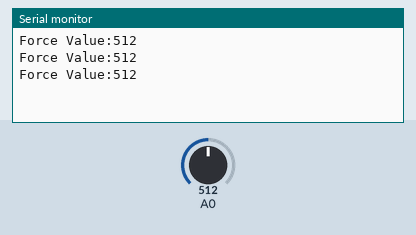
This sketch was run on a simulated Arduino Uno, built with avr-gcc and run on an emulated ATmega328P. Parts: the last lines printed to the serial monitor. Inputs (shaded band) come from the test bench; at power-on: A0 = 512.

Above: at 1.3 s.
1.4 s: A0 set to 716
At 1.9 s:
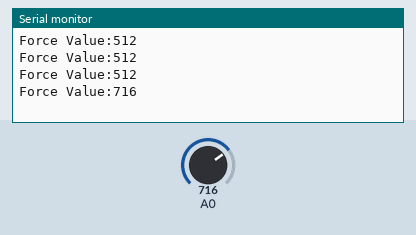
2.9 s: A0 set to 900
At 3.4 s:
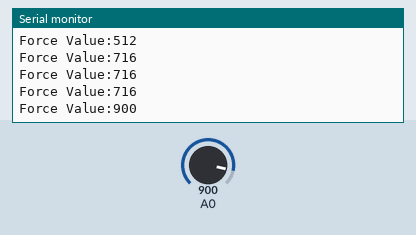
Timing chart, 0 to 5.9 s (numbered marks = the images above; inputs shaded):
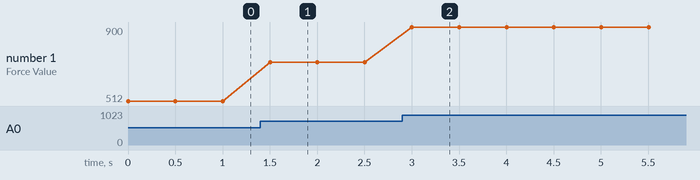

Measured:
- after the input at 1.4 s, the serial monitor: prints a new line after 0.10 s (image 1)
- after the input at 2.9 s, the serial monitor: prints a new line after 0.10 s (image 2)
- plotted number 1: 512 → 716 after the input at 1.4 s, 716 → 900 after the input at 2.9 s

The sketch:

code.ino
```cpp
void setup()
{
  Serial.begin(9600);
}

void loop()
{
int forceValue = analogRead(A0);
  Serial.print("Force Value:");
  Serial.println(forceValue);
  delay(500);
}
```
